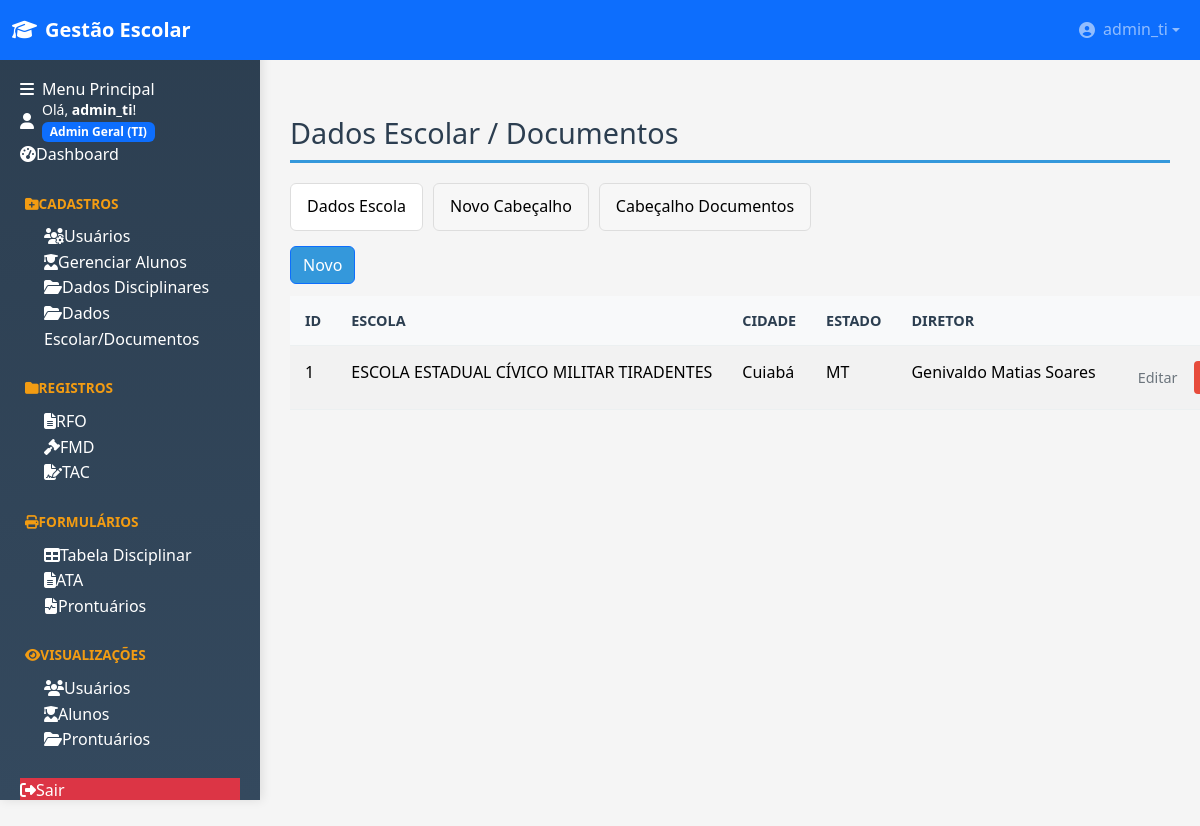
Page /cadastros/dados_documentos (signed in) on the committed database.
### tables this page shows
CREATE TABLE usuarios (
                id INTEGER PRIMARY KEY AUTOINCREMENT,
                username TEXT NOT NULL UNIQUE,
                password TEXT NOT NULL,
                nivel INTEGER NOT NULL, -- 1: Admin Geral (TI), 2: Admin Secundário, 3: Usuário
                data_criacao TEXT DEFAULT CURRENT_TIMESTAMP
            , cargo TEXT DEFAULT '');

CREATE TABLE dados_escola (
        id INTEGER PRIMARY KEY AUTOINCREMENT,
        cabecalho_id INTEGER,
        escola TEXT,
        rua TEXT,
        numero TEXT,
        complemento TEXT,
        bairro TEXT,
        cidade TEXT,
        estado TEXT,
        cep TEXT,
        cnpj TEXT,
        diretor_nome TEXT,
        diretor_cpf TEXT,
        created_at TEXT DEFAULT (datetime('now','localtime')),
        FOREIGN KEY (cabecalho_id) REFERENCES cabecalhos(id) ON DELETE SET NULL
    );

### blueprints/cadastros.py (the view)
@cadastros_bp.route('/dados_documentos')
@admin_secundario_required
def dados_documentos():
    db = get_db()
    rows = db.execute('SELECT * FROM cabecalhos ORDER BY id DESC').fetchall()
    cabecalhos = [dict(r) for r in rows]
    for c in cabecalhos:
        if c.get('logo_estado'):
            c['logo_estado_url'] = url_for('static', filename=f'uploads/cabecalhos/{c["logo_estado"]}')
        else:
            c['logo_estado_url'] = None
        if c.get('logo_escola'):
            c['logo_escola_url'] = url_for('static', filename=f'uploads/cabecalhos/{c["logo_escola"]}')
        else:
            c['logo_escola_url'] = None
        if c.get('logo_prefeitura'):
            c['logo_prefeitura_url'] = url_for('static', filename=f'uploads/cabecalhos/{c["logo_prefeitura"]}')
        else:
            c['logo_prefeitura_url'] = None
    rows2 = db.execute("SELECT * FROM dados_escola ORDER BY id DESC").fetchall()
    dados = [dict(r) for r in rows2]
    for d in dados:
        if d.get('cabecalho_id'):
            ch = db.execute("SELECT escola FROM cabecalhos WHERE id = ?", (d['cabecalho_id'],)).fetchone()
            d['escola_origem'] = ch['escola'] if ch else None
        else:
            d['escola_origem'] = None
    return render_template('cadastros/dados_documentos.html',
                           cabecalhos=cabecalhos,
                           dados=dados,
                           cabecalho=None)

### app.py (called while the page is built)
@app.before_request
def load_logged_in_user():
    user_id = session.get('user_id')
    if user_id is None:
        g.user = None
    else:
        g.user = get_db().execute(
            'SELECT * FROM usuarios WHERE id = ?', (user_id,)
        ).fetchone()

@app.teardown_appcontext
def teardown_db(e=None):
    close_db(e)

@app.context_processor
def inject_globals():
    from datetime import datetime
    return dict(
        NIVEL_MAP=utils.NIVEL_MAP,
        session=session,
        now=datetime.now
    )

def _read_logo_data():
    try:
        p = os.path.join(current_app.root_path, "static", "logo_topo.png")
        if not os.path.exists(p):
            for ext in (".png", ".jpg", ".jpeg", ".svg"):
                px = os.path.join(current_app.root_path, "static", "logo_topo" + ext)
                if os.path.exists(px):
                    p = px
                    break
        if not os.path.exists(p):
            return None
        mime = mimetypes.guess_type(p)[0] or "image/png"
        with open(p, "rb") as f:
            data = base64.b64encode(f.read()).decode("ascii")
        return f"data:{mime};base64,{data}"
    except Exception:
        return None

@app.context_processor
def inject_logo_data():
    try:
        return {"LOGO_DATA_URI": _read_logo_data()}
    except Exception:
        return {"LOGO_DATA_URI": None}

### blueprints/disciplinar.py (called while the page is built, shortened)
@disciplinar_bp.before_app_request
def _ensure_disciplinar_schema():
    if getattr(current_app, "_disciplinar_migrations_done", False):
        return

### blueprints/utils.py (called while the page is built)
def admin_secundario_required(f):
    @wraps(f)
    def decorated_function(*args, **kwargs):
        if session.get('nivel') not in [1, 2]:
            flash('Acesso negado. Apenas usuários administradores podem acessar esta área.', 'danger')
            return redirect(url_for('dashboard'))
        return f(*args, **kwargs)
    return decorated_function

### database.py (called while the page is built)
def get_db():
    db = getattr(g, '_database', None)
    if db is None:
        db = g._database = sqlite3.connect(DATABASE)
        db.row_factory = sqlite3.Row
        db.execute('PRAGMA foreign_keys = ON')
    return db

### templates/cadastros/dados_documentos.html (shortened to what this page needs)
{% extends 'base.html' %}
{% block content %}
<h2>Dados Escolar / Documentos</h2>
<div class="manage-tabs" style="max-width:1200px;margin:20px auto;">
  <div class="manage-tabs-nav" style="display:flex;gap:10px;margin-bottom:15px;">
    <button type="button" class="tab-btn active" data-tab="dados" style="padding:10px 16px;border:1px solid #ddd;background:#fff;border-radius:6px;cursor:pointer;">Dados Escola</button>
    <button type="button" class="tab-btn" data-tab="novo" style="padding:10px 16px;border:1px solid #ddd;background:#f7f7f7;border-radius:6px;cursor:pointer;">Novo Cabeçalho</button>
    <button type="button" class="tab-btn" data-tab="cabecalhos" style="padding:10px 16px;border:1px solid #ddd;background:#f7f7f7;border-radius:6px;cursor:pointer;">Cabeçalho Documentos</button>
  </div>
  <div class="manage-tabs-content">
    <div id="tab-dados" class="manage-tab-panel" style="display:block;">
      <div style="margin-bottom:12px;">
        <a href="#" id="btn-novo-dado" class="btn btn-primary">Novo</a>
      </div>
      <table class="table table-striped">
        <thead>
          <tr><th>ID</th><th>Escola</th><th>Cidade</th><th>Estado</th><th>Diretor</th><th></th></tr>
        </thead>
        <tbody>
          {% for d in dados %}
            <tr>
              <td>{{ d.id }}</td>
              <td>{{ d.escola or d.escola_origem or '-' }}</td>
              <td>{{ d.cidade or '-' }}</td>
              <td>{{ d.estado or '-' }}</td>
              <td>{{ d.diretor_nome or '-' }}</td>
              <td>
                <a href="{{ url_for('cadastros_bp.dados_escola_editar', id=d.id) }}" class="btn btn-sm btn-outline-secondary">Editar</a>
                <form method="post" action="{{ url_for('cadastros_bp.dados_escola_excluir', id=d.id) }}" style="display:inline" onsubmit="return confirm('Excluir?');">
                  <button class="btn btn-sm btn-danger">Excluir</button>
                </form>
              </td>
            </tr>
          {% else %}
            <tr><td colspan="6">Nenhum registro</td></tr>
          {% endfor %}
        </tbody>
      </table>
    </div>
  </div>
</div>
{% endblock %}

### templates/base.html (shortened to what this page needs)
﻿<!DOCTYPE html>
<html lang="pt-br">
<head>
    <link href="https://cdn.jsdelivr.net/npm/bootstrap@5.3.2/dist/css/bootstrap.min.css" rel="stylesheet">
    <link rel="stylesheet" href="https://cdnjs.cloudflare.com/ajax/libs/font-awesome/6.4.0/css/all.min.css">
    <link rel="stylesheet" href="{{ url_for('static', filename='style.css') }}?v={{ range(1, 10000) | random }}">
</head>
<body>
    {% if not request.args.get('iframe') %}
    <nav class="navbar navbar-expand-lg navbar-dark fixed-top bg-primary">
        <div class="container-fluid">
            <a class="navbar-brand d-flex align-items-center" href="{{ url_for('dashboard') }}">
                <i class="fas fa-graduation-cap me-2"></i>
                <span class="fw-bold">Gestão Escolar</span>
            </a>
            {% if session.get('logged_in') %}
            <div class="navbar-nav ms-auto">
                <div class="nav-item dropdown">
                    <a class="nav-link dropdown-toggle d-flex align-items-center" href="#" role="button" data-bs-toggle="dropdown">
                        <i class="fas fa-user-circle me-2"></i>
                        <span>{{ session.get('username') }}</span>
                    </a>
                </div>
            </div>
            {% endif %}
        </div>
    </nav>
    {% endif %}
    {% if not request.args.get('iframe') %}
    <div class="sidebar" id="sidebar">
        <div class="sidebar-header">
            <h6 class="mb-0"><i class="fas fa-bars me-2"></i>Menu Principal</h6>
        </div>
        <div class="sidebar-body p-0">
            {% if session.get('logged_in') %}
                <div class="user-greeting">
                    <div class="d-flex align-items-center">
                        <i class="fas fa-user me-2"></i>
                        <div>
                            <small>Olá, <span class="username fw-bold">{{ session.get('username') }}</span>!</small><br>
                            <span class="badge bg-primary">{{ session.get('nivel_nome') }}</span>
                        </div>
                    </div>
                </div>
                <div class="menu-section">
                    <a href="{{ url_for('dashboard') }}" class="nav-link {% if request.endpoint == 'dashboard' %}active{% endif %}">
                        <i class="fas fa-tachometer-alt"></i><span>Dashboard</span>
                    </a>
                </div>
                {% if session.get('nivel') in [1, 2] %}
                <div class="menu-section">
                    <div class="nav-link menu-title"><i class="fas fa-folder-plus"></i><span>Cadastros</span></div>
                    {% if session.get('nivel') == 1 %}
                    <a href="{{ url_for('auth_bp.gerenciar_usuarios') }}" class="nav-link ps-4">
                        <i class="fas fa-users-cog"></i><span>Usuários</span>
                    </a>
                    {% endif %}
                    <a href="{{ url_for('alunos_bp.gerenciar_alunos') }}" class="nav-link ps-4 {% if request.endpoint == 'alunos_bp.gerenciar_alunos' %}active{% endif %}">
                        <i class="fas fa-user-graduate"></i><span>Gerenciar Alunos</span>
                    </a>
                    <a href="{{ url_for('cadastros_bp.dados_disciplinares') }}" class="nav-link ps-4 ">
                        <i class="fas fa-folder-open"></i><span>Dados Disciplinares</span>
                    </a>
                    <a href="{{ url_for('cadastros_bp.dados_documentos') }}" class="nav-link ps-4 {% if request.endpoint in ['cadastros_bp.dados_documentos','cadastros_bp.listar_dados_escola','cadastros_bp.listar_cabecalhos','cadastros_bp.cabecalho_novo'] %}active{% endif %}">
                        <i class="fas fa-folder-open"></i><span>Dados Escolar/Documentos</span>
                    </a>
                </div>
                {% endif %}
                <div class="menu-section">
                    <div class="nav-link menu-title"><i class="fas fa-folder"></i><span>Registros</span></div>
                    <a href="{{ url_for('cadastros_bp.registros_rfo') }}" class="nav-link ps-4 ">
                        <i class="fas fa-file-alt"></i><span>RFO</span>
                    </a>
                    <a href="{{ url_for('cadastros_bp.registros_fmd') }}" class="nav-link ps-4 {% if request.endpoint in ['cadastros_bp.registros_fmd','disciplinar_bp.registrar_fmd','visualizacoes_bp.listar_fmds'] %}active{% endif %}">
                        <i class="fas fa-gavel"></i><span>FMD</span>
                    </a>
                    <a href="{{ url_for('cadastros_bp.registros_tac') }}" class="nav-link ps-4 {% if request.endpoint in ['cadastros_bp.registros_tac','formularios_bp.novo_tac','formularios_bp.listar_tacs'] %}active{% endif %}">
                        <i class="fas fa-file-signature"></i><span>TAC</span>
                    </a>
                </div>
                {% if session.get('nivel') in [1, 2] %}
                <div class="menu-section">
                    <div class="nav-link menu-title"><i class="fas fa-print"></i><span>Formulários</span></div>
                    <a href="{{ url_for('formularios_bp.tabela_disciplinar') }}" class="nav-link ps-4">
            <a href="{{ url_for('formularios_bp.tabela_disciplinar') }}" class="nav-link ps-4">
                <i class="fas fa-table"></i><span>Tabela Disciplinar</span>
            </a>
            <a href="{{ url_for('formularios_ata_bp.list_atas') }}" class="nav-link ps-4">
                <i class="fas fa-file-alt"></i><span>ATA</span>
            </a>
                    <a href="{{ url_for('formularios_prontuario.listar_prontuarios') }}" class="nav-link ps-4">
                        <i class="fas fa-file-medical-alt"></i><span>Prontuários</span>
                    </a>
                </div>
                {% endif %}
                <div class="menu-section">
                    <div class="nav-link menu-title"><i class="fas fa-eye"></i><span>Visualizações</span></div>
                    {% if session.get('nivel') in [1, 2] %}
                    <a href="{{ url_for('visualizacoes_bp.listar_usuarios') }}" class="nav-link ps-4">
                        <i class="fas fa-users"></i><span>Usuários</span>
                    </a>
                    {% endif %}
                    <a href="{{ url_for('visualizacoes_bp.listar_alunos') }}" class="nav-link ps-4">
                        <i class="fas fa-user-graduate"></i><span>Alunos</span>
                    </a>
                    {% if session.get('nivel') in [1, 2] %}
                    <a href="{{ url_for('formularios_prontuario.listar_prontuarios') }}" class="nav-link ps-4">
                        <i class="fas fa-folder-open"></i><span>Prontuários</span>
                    </a>
                    {% endif %}
                </div>
                <div class="menu-section mt-auto">
                    <a href="{{ url_for('auth_bp.logout') }}" class="nav-link bg-danger">
                        <i class="fas fa-sign-out-alt"></i><span>Sair</span>
                    </a>
                </div>
            {% endif %}
        </div>
    </div>
    {% endif %}
    <main class="main-content">
        {% block content %}{% endblock %}
    </main>
</body>
</html>

### static/style.css (style rules this page uses)
.main-content { overflow-y: auto !important; height: calc(100vh - 60px) !important; }
.main-content { overflow-x: auto !important; overflow-y: auto !important; }
.main-content { scrollbar-width: auto; scrollbar-color: #3498db #f1f1f1; }
html, body { height: 100%; overflow-x: hidden; }
.navbar { position: fixed !important; top: 0 !important; left: 0 !important; right: 0 !important; height: 60px !important; z-index: 1000 !important; }
.sidebar { position: fixed !important; top: 0 !important; left: 0 !important; height: 100vh !important; width: 260px !important; padding-top: 80px !important; z-index: 900 !important; }
.main-content { margin-left: 260px !important; margin-top: 60px !important; padding: 30px !important; min-height: calc(100vh - 60px) !important; width: calc(100% - 260px) !important; }
* { margin: 0; padding: 0; box-sizing: border-box; }
body { font-family: 'Segoe UI', Tahoma, Geneva, Verdana, sans-serif; background: #f5f5f5; color: #2c3e50; line-height: 1.6; }
a { text-decoration: none; color: #3498db; transition: color 0.3s; }
.sidebar { width: 260px; position: fixed; height: 100vh; top: 0; left: 0; background: linear-gradient(180deg, #2c3e50 0%, #34495e 100%); color: white; padding: 20px; box-sizing: border-box; overflow-y: auto; z-index: 1000; box-shadow: 2px 0 10px rgba(0,0,0,0.1); }
.menu-section { margin-bottom: 25px; }
.menu-title { color: #f39c12; font-size: 0.85em; font-weight: 700; text-transform: uppercase; margin-bottom: 10px; padding-left: 5px; }
.main-content { margin-left: 260px; padding: 30px; min-height: 100vh; }
h2 { color: #2c3e50; margin-bottom: 20px; border-bottom: 3px solid #3498db; padding-bottom: 10px; font-size: 1.8em; }
.btn-primary { background: #3498db; color: white; }
.btn-danger { background: #e74c3c; color: white; }
.btn-sm { padding: 6px 12px; font-size: 0.9em; border: none; border-radius: 4px; font-weight: 500; }
.table { width: 100%; border-collapse: collapse; min-width: 800px; }
.table th, .table td { padding: 15px; text-align: left; border-bottom: 1px solid #ecf0f1; }
.table th { background: #f8f9fa; font-weight: 600; color: #2c3e50; text-transform: uppercase; font-size: 0.9em; }
html, body { overflow-x: auto !important; }
.table, table { white-space: nowrap; }

### templates/base.html (style rules this page uses)
.navbar { position: fixed !important; top: 0 !important; z-index: 1000 !important; height: 60px !important; }
.sidebar { position: fixed !important; padding-top: 80px !important; z-index: 900 !important; }
.main-content { margin-left: 260px !important; margin-top: 60px !important; }

### rows in the picture
usuarios: get "admin_ti"
dados_escola: escola "ESCOLA ESTADUAL CÍVICO MILITAR TIRADENTES", cidade "Cuiabá", estado "MT", diretor_nome "Genivaldo Matias Soares"

### other values in the picture
{{ session.get('nivel_nome') }} "Admin Geral (TI)"
{{ d.id }} "1"
